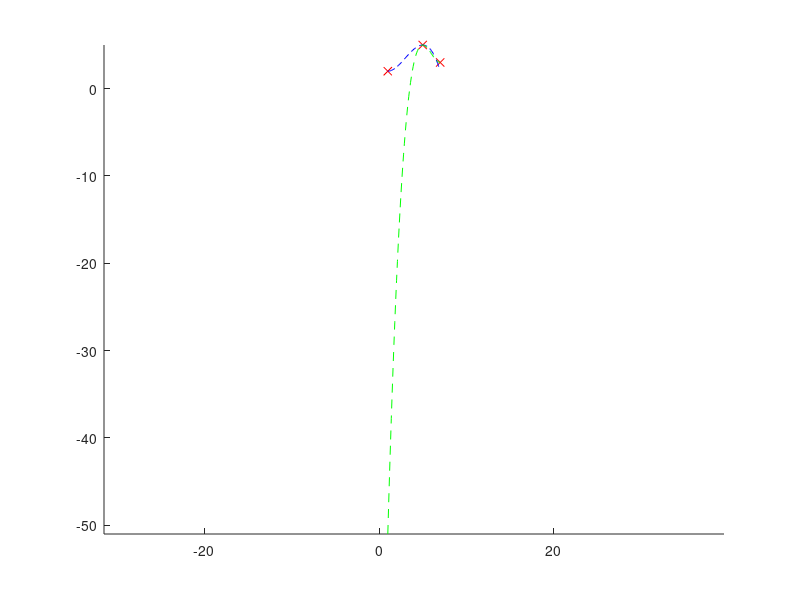

Reproduce this figure in MATLAB.
% tre punti

Pts = [1 2; 5 5; 7 3];

p0 = Pts(1,:);
p1 = Pts(2,:);
p2 = Pts(3,:);

A = [   [p0(1)^3 p0(1)^2 p0(1) 1 ; ...
         p1(1)^3 p1(1)^2 p1(1) 1 ; ... 
         3*p0(1)^2 2*p0(1) 1 0 ; ...
         3*p1(1)^2 2*p1(1) 1 0 ;] ,     zeros(4,4) ; ...
         zeros(4,4),    [p1(1)^3 p1(1)^2 p1(1) 1 ; ...
                         p2(1)^3 p2(1)^2 p2(1) 1 ; ... 
                         3*p1(1)^2 2*p1(1) 1 0 ; ...
                         3*p2(1)^2 2*p2(1) 1 0 ;] ];

b = [p0(2), p1(2), 0, 0, p1(2), p2(2), 0, 0]';

coeff = A\b;

X1 = [p0(1):0.1:p2(1)];
Y1 = coeff(1).*X1.^3 + coeff(2).*X1.^2 + coeff(3).*X1 + coeff(4);
Y2 = coeff(5).*X1.^3 + coeff(6).*X1.^2 + coeff(7).*X1 + coeff(8);

figure, hold on
plot(Pts(:,1), Pts(:,2), 'rx');
plot(X1, Y1, 'b--');
plot(X1, Y2, 'g--');
axis equal